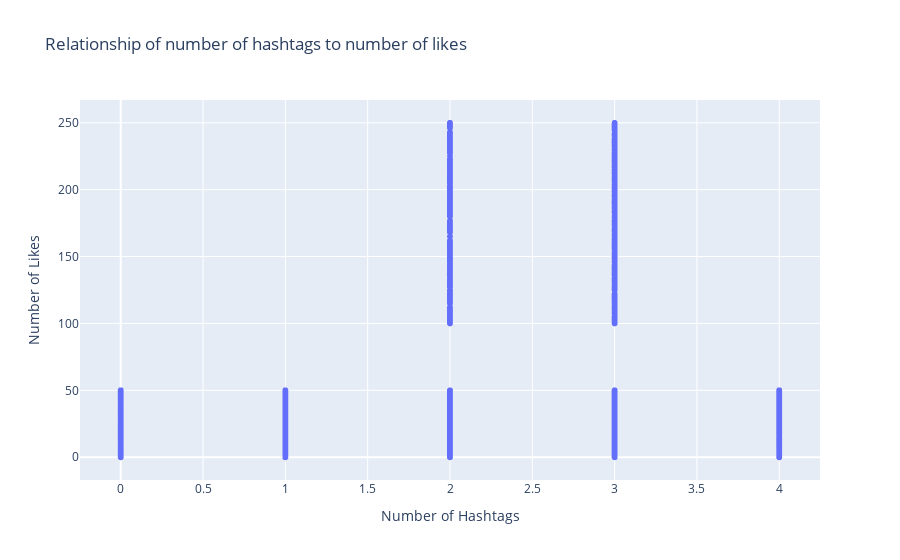

Notebook cell for this chart:
### Markdown cell above
### We can see here that 2 or 3 hashtags have the higher number of likes. So from this dataset, we can conclude that 2 or 3 hashtags are popular

### Code cell
fig = px.scatter(tweets_df, x="hashtags_count", y="likes_count",
                 labels= {
                     "hashtags_count": "Number of Hashtags",
                     "likes_count": "Number of Likes"
                     
                 },
                 title="Relationship of number of hashtags to number of likes"
                )
fig.show()

### Figure 1 — Plotly figure (JSON) as saved in the notebook; plotly's stock layout.template omitted (floating-point values rounded to 4 significant figures; data arrays with more than 128 entries replaced by an {"elided": "..."} marker saying what was removed)
{"data": [{"hovertemplate": "Number of Hashtags=%{x}<br>Number of Likes=%{y}<extra></extra>", "legendgroup": "", "marker": {"color": "#636efa", "symbol": "circle"}, "mode": "markers", "name": "", "showlegend": false, "type": "scattergl", "x": {"elided": "6238 int values"}, "xaxis": "x", "y": {"elided": "6238 int values"}, "yaxis": "y"}], "layout": {"legend": {"tracegroupgap": 0}, "title": {"text": "Relationship of number of hashtags to number of likes"}, "xaxis": {"anchor": "y", "domain": [0, 1], "title": {"text": "Number of Hashtags"}}, "yaxis": {"anchor": "x", "domain": [0, 1], "title": {"text": "Number of Likes"}}}}
